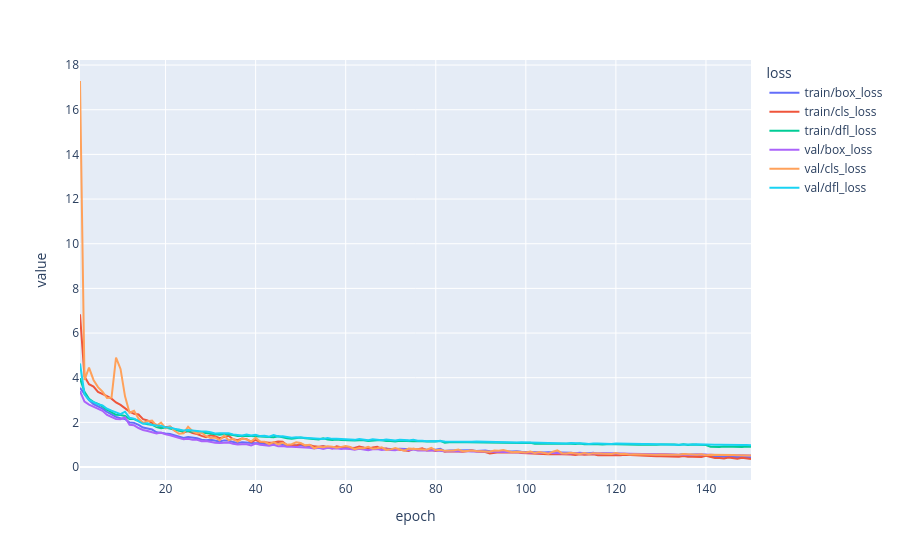

Notebook code for this chart:
### Markdown cell above
### 10.5 Plot losses

### Code cell
if results_csv_path.exists():
    results_df = pd.read_csv(results_csv_path)
    results_df.columns = results_df.columns.str.strip()

    loss_columns = [
        "train/box_loss",
        "train/cls_loss",
        "train/dfl_loss",
        "val/box_loss",
        "val/cls_loss",
        "val/dfl_loss",
    ]
    available_loss_columns = [column for column in loss_columns if column in results_df.columns]

    if available_loss_columns:
        loss_long_df = results_df[["epoch", *available_loss_columns]].melt(
            id_vars="epoch",
            var_name="loss",
            value_name="value",
        )
        fig = px.line(loss_long_df, x="epoch", y="value", color="loss")
        fig.show()
    else:
        print("No loss columns found in results.csv")
else:
    print("Run training first")

### Figure 1 — Plotly figure (JSON) as saved in the notebook; plotly's stock layout.template omitted (floating-point values rounded to 4 significant figures; data arrays with more than 128 entries replaced by an {"elided": "..."} marker saying what was removed)
{"data": [{"hovertemplate": "loss=train/box_loss<br>epoch=%{x}<br>value=%{y}<extra></extra>", "legendgroup": "train/box_loss", "line": {"color": "#636efa", "dash": "solid"}, "marker": {"symbol": "circle"}, "mode": "lines", "name": "train/box_loss", "orientation": "v", "showlegend": true, "type": "scatter", "x": {"elided": "150 int values"}, "xaxis": "x", "y": {"elided": "150 float values"}, "yaxis": "y"}, {"hovertemplate": "loss=train/cls_loss<br>epoch=%{x}<br>value=%{y}<extra></extra>", "legendgroup": "train/cls_loss", "line": {"color": "#EF553B", "dash": "solid"}, "marker": {"symbol": "circle"}, "mode": "lines", "name": "train/cls_loss", "orientation": "v", "showlegend": true, "type": "scatter", "x": {"elided": "150 int values"}, "xaxis": "x", "y": {"elided": "150 float values"}, "yaxis": "y"}, {"hovertemplate": "loss=train/dfl_loss<br>epoch=%{x}<br>value=%{y}<extra></extra>", "legendgroup": "train/dfl_loss", "line": {"color": "#00cc96", "dash": "solid"}, "marker": {"symbol": "circle"}, "mode": "lines", "name": "train/dfl_loss", "orientation": "v", "showlegend": true, "type": "scatter", "x": {"elided": "150 int values"}, "xaxis": "x", "y": {"elided": "150 float values"}, "yaxis": "y"}, {"hovertemplate": "loss=val/box_loss<br>epoch=%{x}<br>value=%{y}<extra></extra>", "legendgroup": "val/box_loss", "line": {"color": "#ab63fa", "dash": "solid"}, "marker": {"symbol": "circle"}, "mode": "lines", "name": "val/box_loss", "orientation": "v", "showlegend": true, "type": "scatter", "x": {"elided": "150 int values"}, "xaxis": "x", "y": {"elided": "150 float values"}, "yaxis": "y"}, {"hovertemplate": "loss=val/cls_loss<br>epoch=%{x}<br>value=%{y}<extra></extra>", "legendgroup": "val/cls_loss", "line": {"color": "#FFA15A", "dash": "solid"}, "marker": {"symbol": "circle"}, "mode": "lines", "name": "val/cls_loss", "orientation": "v", "showlegend": true, "type": "scatter", "x": {"elided": "150 int values"}, "xaxis": "x", "y": {"elided": "150 float values"}, "yaxis": "y"}, {"hovertemplate": "loss=val/dfl_loss<br>epoch=%{x}<br>value=%{y}<extra></extra>", "legendgroup": "val/dfl_loss", "line": {"color": "#19d3f3", "dash": "solid"}, "marker": {"symbol": "circle"}, "mode": "lines", "name": "val/dfl_loss", "orientation": "v", "showlegend": true, "type": "scatter", "x": {"elided": "150 int values"}, "xaxis": "x", "y": {"elided": "150 float values"}, "yaxis": "y"}], "layout": {"legend": {"title": {"text": "loss"}, "tracegroupgap": 0}, "margin": {"t": 60}, "xaxis": {"anchor": "y", "domain": [0, 1], "title": {"text": "epoch"}}, "yaxis": {"anchor": "x", "domain": [0, 1], "title": {"text": "value"}}}}
